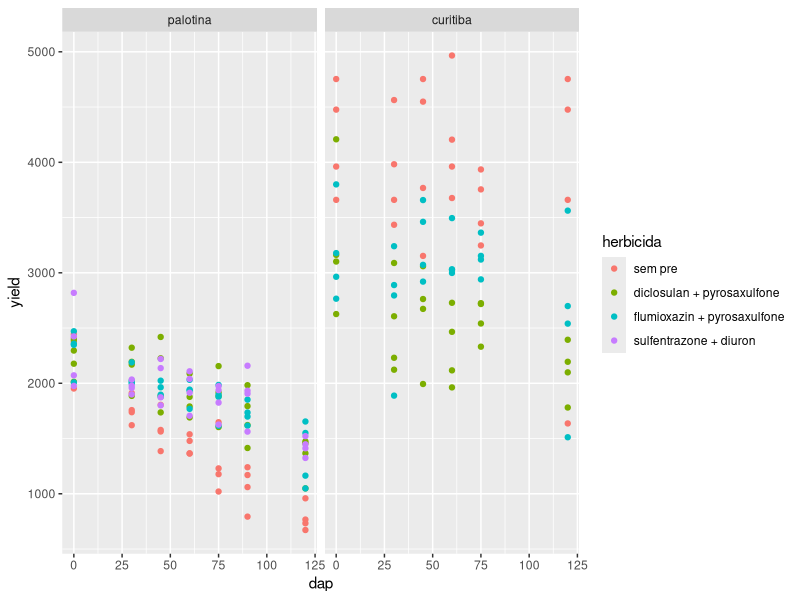

The R source for this figure:
## ---- chunk 1
knitr::opts_chunk$set(echo = TRUE)
## ---- chunk 2
library(tidyverse)
library(readxl)
## ---- chunk 3
data <- read_excel("data.xlsx") |> 
  mutate_if(is_character, as_factor) 
## ---- chunk 4
data |> 
  ggplot(aes(x = dap, y = yield, color = herbicida)) +
  geom_point() +
  facet_grid(~ location)
